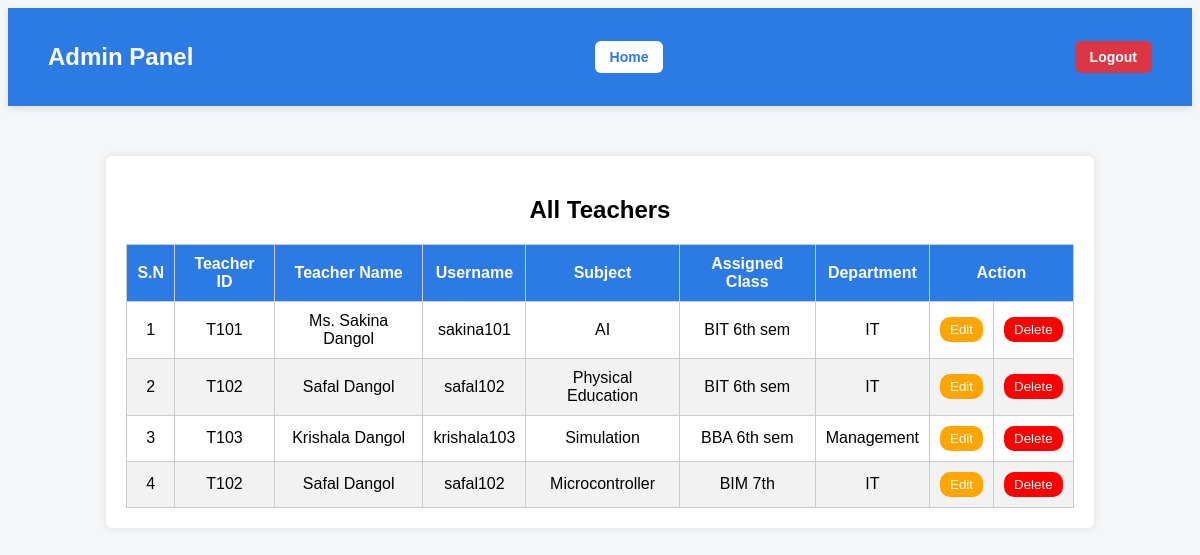
Before: /AdminOperation/view_teacher with the older database file.
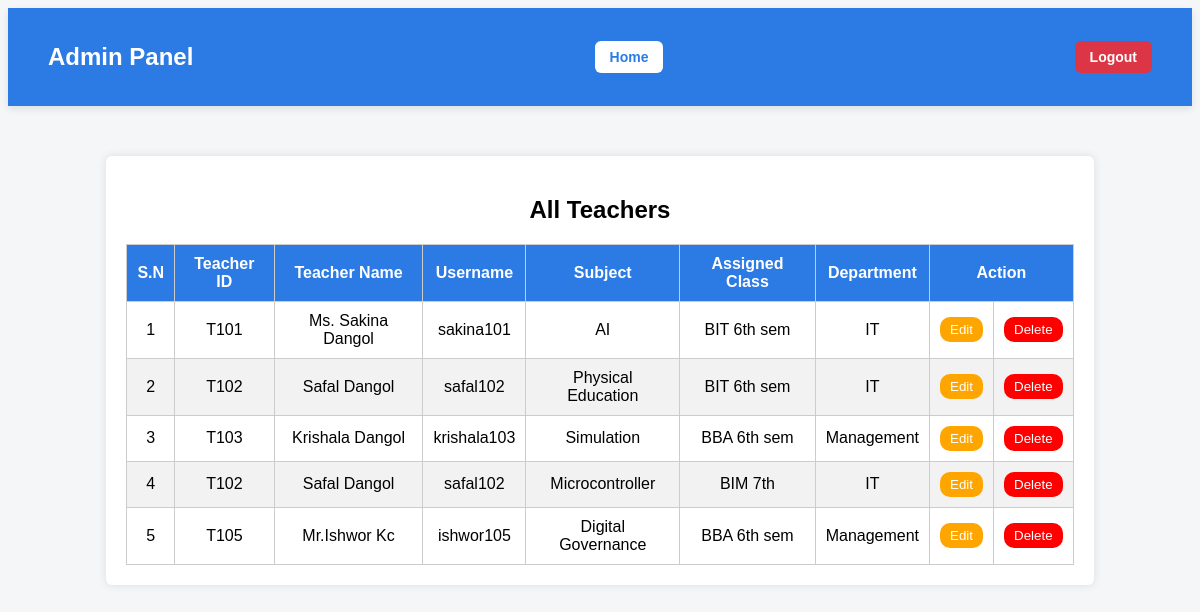
After: the same page with the newer database file.
### Admin/models.py (models this page shows, shortened)
class Subject(models.Model):
    Teachername=models.CharField(max_length=100)
    teacher=models.ForeignKey(Teacher,on_delete=models.CASCADE,null=True)
    assigned_class=models.CharField(max_length=100,default="AI")
    subject_name=models.CharField(max_length=100,default="Python")

class Teacher(models.Model):
    user = models.OneToOneField(User, on_delete=models.CASCADE)
    TeacherID = models.CharField(max_length=100, unique=True)
    Teachername = models.CharField(max_length=100)
    department = models.CharField(max_length=100, default="IT")

### Admin/views.py (the view)
# urls.py: path('view_teacher',views.view_teacher,name="view_teacher"),
def view_teacher(request):
    teachers = Teacher.objects.all()
    subjects = Subject.objects.select_related('teacher')
    return render(request,"view_teacher.html",{'subjects':subjects,'teacher':teachers})

### Admin/templates/view_teacher.html (shortened to what this page needs)
<!DOCTYPE html>
<html lang="en">
<head>
</head>
<body>
    <div class="navbar">
        <h2>Admin Panel</h2>
        <a href="{% url 'admin-dashboard' %}">Home</a>
        <a href="{% url 'account:logout' %}" style="margin-left:10px; background:#dc3545; color:white;">
            Logout
        </a>
    </div>
<div class="container">
    <h2>All Teachers</h2>
    <table>
        <thead>
            <tr>
                <th>S.N</th>
                <th>Teacher ID</th>
                <th>Teacher Name</th>
                <th>Username</th>
                <th>Subject</th>
                <th>Assigned Class</th>
                <th>Department</th>
                <th colspan="2">Action</th>
            </tr>
        </thead>
        <tbody>
            {% for subject in subjects %}
            <tr>
                <td>{{ forloop.counter }}</td>
                <td>{{ subject.teacher.TeacherID }}</td>
                <td>{{ subject.teacher.Teachername }}</td>
                <td>{{ subject.teacher.user.username }}</td>
                <td>{{ subject.subject_name|default:"N/A" }}</td>
                <td>{{ subject.assigned_class|default:"N/A" }}</td>
                <td>{{ subject.teacher.department|default:"N/A" }}</td>
                <td>
                    <a href="{% url 'edit_teacher' subject.teacher.TeacherID %}">
                        <button class="Edit">Edit</button>
                    </a>
                </td>
                <td>
                    <a href="{% url 'delete_teacher' subject.teacher.TeacherID %}">
                        <button class="Delete">Delete</button>
                    </a>
                </td>
            </tr>
            {% empty %}
            <tr>
                <td colspan="9">No teachers found</td>
            </tr>
            {% endfor %}
        </tbody>
    </table>
</div>
</body>
</html>

### Admin/templates/view_teacher.html (style rules this page uses)
body { font-family: Arial, sans-serif; background-color: #f4f6f8; }
.container { width: 80%; margin: 50px auto; background: #fff; padding: 20px; border-radius: 6px; box-shadow: 0 0 10px rgba(0,0,0,0.1); }
h2 { text-align: center; margin-bottom: 20px; }
table { width: 100%; border-collapse: collapse; }
th, td { text-align: center; padding: 10px; border: 1px solid #ccc; }
th { background-color: #2c7be5; color: white; }
tr:nth-child(even) { background-color: #f2f2f2; }
.Edit { background-color: orange; color: white; border-radius: 10px; padding: 5px 10px; border: none; cursor: pointer; }
.Delete { background-color: red; color: white; border-radius: 10px; padding: 5px 10px; border: none; cursor: pointer; }
.navbar { background-color: #2c7be5; padding: 15px 40px; display: flex; justify-content: space-between; align-items: center; box-shadow: 0 3px 8px rgba(0,0,0,0.1); }
.navbar h2 { color: white; font-weight: bold; }
.navbar a { text-decoration: none; background: white; color: #2c7be5; padding: 8px 15px; border-radius: 6px; font-size: 14px; font-weight: bold; transition: 0.3s; }

Changed rows visible on the page:
added Subject: teacher.TeacherID "T105", teacher.Teachername "Mr.Ishwor Kc", teacher.user.username "ishwor105", subject_name "Digital Governance", assigned_class "BBA 6th sem", teacher.department "Management"
